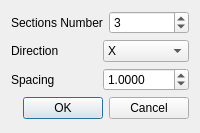
<?xml version="1.0" encoding="UTF-8"?>
<ui version="4.0">
 <class>Dialog</class>
 <widget class="QDialog" name="Dialog">
  <property name="geometry">
   <rect>
    <x>0</x>
    <y>0</y>
    <width>200</width>
    <height>133</height>
   </rect>
  </property>
  <property name="windowTitle">
   <string>Dialog</string>
  </property>
  <layout class="QVBoxLayout" name="verticalLayout_2">
   <item>
    <layout class="QVBoxLayout" name="verticalLayout">
     <item>
      <layout class="QHBoxLayout" name="horizontalLayout">
       <item>
        <widget class="QLabel" name="sections_label">
         <property name="text">
          <string>Sections Number</string>
         </property>
        </widget>
       </item>
       <item>
        <widget class="QSpinBox" name="sections_spinBox">
         <property name="minimum">
          <number>1</number>
         </property>
         <property name="maximum">
          <number>999</number>
         </property>
         <property name="value">
          <number>3</number>
         </property>
        </widget>
       </item>
      </layout>
     </item>
     <item>
      <layout class="QHBoxLayout" name="horizontalLayout_2">
       <item>
        <widget class="QLabel" name="direction_label">
         <property name="text">
          <string>Direction</string>
         </property>
        </widget>
       </item>
       <item>
        <widget class="QComboBox" name="direction_comboBox">
         <item>
          <property name="text">
           <string>X</string>
          </property>
         </item>
         <item>
          <property name="text">
           <string>Y</string>
          </property>
         </item>
         <item>
          <property name="text">
           <string>Z</string>
          </property>
         </item>
         <item>
          <property name="text">
           <string>-X</string>
          </property>
         </item>
         <item>
          <property name="text">
           <string>-Y</string>
          </property>
         </item>
         <item>
          <property name="text">
           <string>-Z</string>
          </property>
         </item>
        </widget>
       </item>
      </layout>
     </item>
     <item>
      <layout class="QHBoxLayout" name="horizontalLayout_3">
       <item>
        <widget class="QLabel" name="spacing_label">
         <property name="text">
          <string>Spacing</string>
         </property>
        </widget>
       </item>
       <item>
        <widget class="QDoubleSpinBox" name="spacing_doubleSpinBox">
         <property name="decimals">
          <number>4</number>
         </property>
         <property name="maximum">
          <double>999.990000000000009</double>
         </property>
         <property name="value">
          <double>1.000000000000000</double>
         </property>
        </widget>
       </item>
      </layout>
     </item>
    </layout>
   </item>
   <item>
    <widget class="QDialogButtonBox" name="buttonBox">
     <property name="orientation">
      <enum>Qt::Horizontal</enum>
     </property>
     <property name="standardButtons">
      <set>QDialogButtonBox::Cancel|QDialogButtonBox::Ok</set>
     </property>
    </widget>
   </item>
   <item>
    <spacer name="verticalSpacer">
     <property name="orientation">
      <enum>Qt::Vertical</enum>
     </property>
     <property name="sizeHint" stdset="0">
      <size>
       <width>20</width>
       <height>40</height>
      </size>
     </property>
    </spacer>
   </item>
  </layout>
 </widget>
 <resources/>
 <connections>
  <connection>
   <sender>buttonBox</sender>
   <signal>accepted()</signal>
   <receiver>Dialog</receiver>
   <slot>accept()</slot>
   <hints>
    <hint type="sourcelabel">
     <x>248</x>
     <y>254</y>
    </hint>
    <hint type="destinationlabel">
     <x>157</x>
     <y>274</y>
    </hint>
   </hints>
  </connection>
  <connection>
   <sender>buttonBox</sender>
   <signal>rejected()</signal>
   <receiver>Dialog</receiver>
   <slot>reject()</slot>
   <hints>
    <hint type="sourcelabel">
     <x>316</x>
     <y>260</y>
    </hint>
    <hint type="destinationlabel">
     <x>286</x>
     <y>274</y>
    </hint>
   </hints>
  </connection>
 </connections>
</ui>
